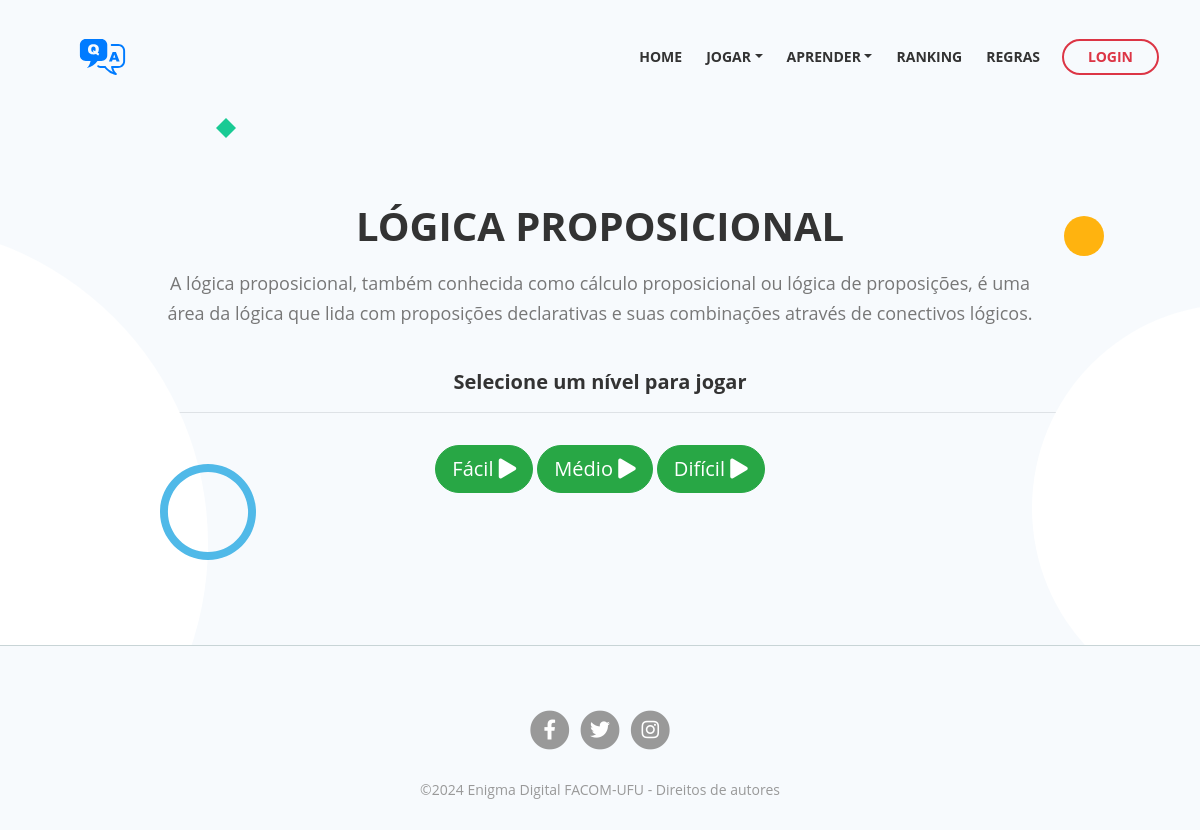
/1/, run on the app's committed database.
### game/models.py (models this page shows, shortened)
class Category(models.Model):
    id = models.AutoField(auto_created=True, primary_key=True, verbose_name='ID')
    category_name = models.CharField(verbose_name='Categoria', max_length=40)
    class Meta:
        verbose_name = ("Categoria")
        verbose_name_plural = ("Categorias")

class Settings(models.Model):
    id = models.AutoField(verbose_name='ID',primary_key=True, auto_created=True)
    category = models.ForeignKey(Category, verbose_name='Categoria',on_delete=models.CASCADE, null=True)
    definition = models.TextField(null=True, verbose_name='Conceitos')
    text = models.TextField(null=True, verbose_name='Conteúdo', blank=True)
    extra = models.CharField(null=True, verbose_name='Info', blank=True, max_length=255)
    link = models.CharField(null=True, verbose_name='link', blank=True, max_length=255)
    pub_date = models.DateTimeField(auto_created=True,auto_now=True)
    class Meta:
        verbose_name = ("Definição")
        verbose_name_plural = ("Definições")

class Difficulty(models.Model):
    id = models.AutoField(auto_created=True, primary_key=True, verbose_name='ID')
    difficulty_text = models.CharField(verbose_name='Nível', max_length=40)
    total_time = models.IntegerField(help_text="Tempo em segundos",default=0,verbose_name='Tempo')
    class Meta:
        verbose_name = ("Nével")
        verbose_name_plural = ("Níveis")

### game/views.py (the view)
# urls.py: path('<int:category_id>/', views.quizz_view_category, name='quizz_view_category'),
def quizz_view_category(request, category_id=None):
    categories = Category.objects.all()
    category = get_object_or_404(Category, pk=category_id)
    comcept = get_object_or_404(Settings,category_id=category_id)
    difficulties = Difficulty.objects.all()
    return render(request, 'html/category.html', {'category': category,'categories': categories,'difficulties':difficulties,'comcept':comcept})

### game/templates/html/category.html (shortened to what this page needs)
{% extends 'base.html' %}
{% load static %}
{% block content %}
<header class="header">
    <div class="container">
        <div class="row">
            <div class="col-lg-12">
                <div class="text-container">
                    <h2 class="text-uppercase py-2">{{category.category_name}}</h2>
                    <p class="p-large p-heading">{{comcept.definition|escape|linebreaksbr}}</p>
                    <h4 class="py-2">Selecione um nível para jogar</h4>
                    <div class="border-bottom mb-4"></div>
                    <div class="py-2 mt-3">
                        {% for df in difficulties %}
                        <a href="{% url 'quizz:quiz_play' category.id df.id %}" role="button" type="submit"
                            class="btn btn-success btn-lg rounded-pill text-decoration-none" aria-pressed="true">
                            {{df.difficulty_text}} <i class="fa fa-solid fa-play"></i>
                        </a>
                        {% endfor %}
                    </div>
                </div>
            </div>
        </div>
    </div>
    <div class="deco-white-circle-1">
        <img src="{% static 'img/decorative-white-circle.svg' %}" alt="alternative">
    </div>
    <div class="deco-white-circle-2">
        <img src="{% static 'img/decorative-white-circle.svg' %}" alt="alternative">
    </div>
    <div class="deco-blue-circle">
        <img src="{% static 'img/decorative-blue-circle.svg' %}" alt="alternative">
    </div>
    <div class="deco-yellow-circle">
        <img src="{% static 'img/decorative-yellow-circle.svg' %}" alt="alternative">
    </div>
    <div class="deco-green-diamond">
        <img src="{% static 'img/decorative-green-diamond.svg' %}" alt="alternative">
    </div>
</header>
{% endblock content %}

### game/templates/static/css/styles.css (style rules this page uses)
body, html { width: 100%; height: 100%; }
body, p { color: #777; font: 400 1rem/1.75rem "Open Sans", sans-serif; }
.p-large { font: 400 1.125rem/1.875rem "Open Sans", sans-serif; }
.p-heading { margin-bottom: 4rem; text-align: center; }
h2 { color: #333; font: 700 2.125rem/2.75rem "Open Sans", sans-serif; }
h4 { color: #333; font: 700 1.25rem/1.75rem "Open Sans", sans-serif; }
a { color: #555; text-decoration: underline; }
.header { position: relative; overflow: hidden; padding-top: 8rem; padding-bottom: 3rem; background-color: #f7fafd; text-align: center; }
.header .text-container { margin-bottom: 3rem; }
.header .p-heading { margin-bottom: 2rem; }
.header .deco-white-circle-1, .header .deco-white-circle-2, .header .deco-blue-circle, .header .deco-yellow-circle, .header .deco-green-diamond { display: none; }
@media (min-width: 768px) { .header .text-container { margin-bottom: 6rem; } }
@media (min-width: 992px) { .p-heading { width: 80%; margin-right: auto; margin-left: auto; } }
@media (min-width: 992px) { h2 { font-size: 2.5rem; line-height: 3.25rem; } }
@media (min-width: 992px) { .header { padding-top: 12rem; } }
@media (min-width: 992px) { .header .deco-white-circle-1 { position: absolute; top: 26rem; left: -12rem; display: block; width: 22rem; height: 22rem; } }
@media (min-width: 992px) { .header .deco-white-circle-2 { position: absolute; top: 19rem; right: -12rem; display: block; width: 20rem; height: 20rem; } }
@media (min-width: 992px) { .header .deco-blue-circle { position: absolute; top: 28rem; left: 5rem; display: block; width: 5rem; height: 5rem; } }
@media (min-width: 992px) { .header .deco-yellow-circle { position: absolute; top: 9rem; right: 7rem; display: block; width: 1.5rem; height: 1.5rem; } }
@media (min-width: 992px) { .header .deco-green-diamond { position: absolute; top: 9rem; left: 4rem; display: block; width: 1rem; height: 1rem; } }
@media (min-width: 1200px) { .header .deco-white-circle-1 { top: 14rem; left: -27rem; width: 40rem; height: 40rem; } }
@media (min-width: 1200px) { .header .deco-white-circle-2 { right: -15rem; width: 25.5rem; height: 25.5rem; } }
@media (min-width: 1200px) { .header .deco-blue-circle { top: 29rem; left: 10rem; width: 6rem; height: 6rem; } }
@media (min-width: 1200px) { .header .deco-yellow-circle { top: 13.5rem; right: 8%; width: 2.5rem; height: 2.5rem; } }
@media (min-width: 1200px) { .header .deco-green-diamond { top: 7rem; left: 18%; width: 1.25rem; height: 1.25rem; } }

### data on the page
Category: category_name "LÓGICA PROPOSICIONAL"
Settings: definition "A lógica proposicional, também conhecida como cálculo proposicional ou lógica de proposições, é uma área da lógica que lida com proposições declarativas e suas combinações através de conectivos lógicos."
Difficulty: difficulty_text "Fácil"
Difficulty: difficulty_text "Médio"
Difficulty: difficulty_text "Difícil"
